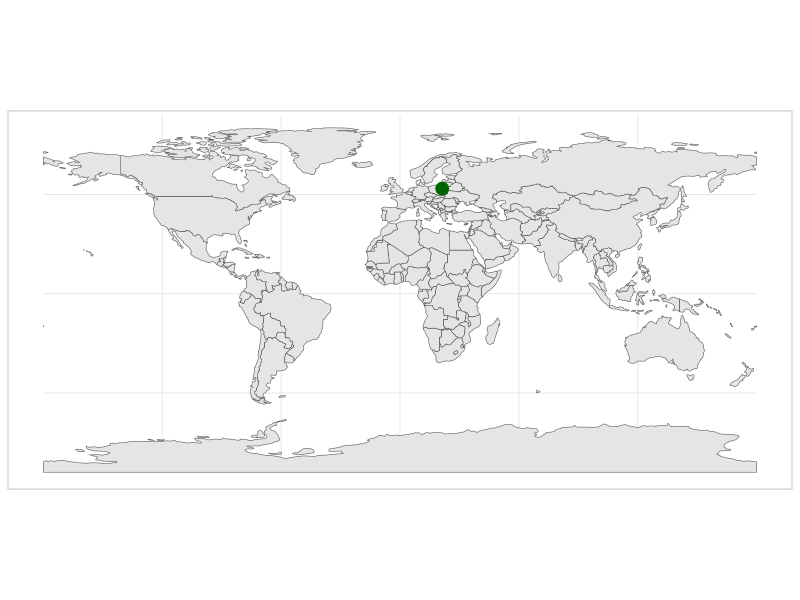
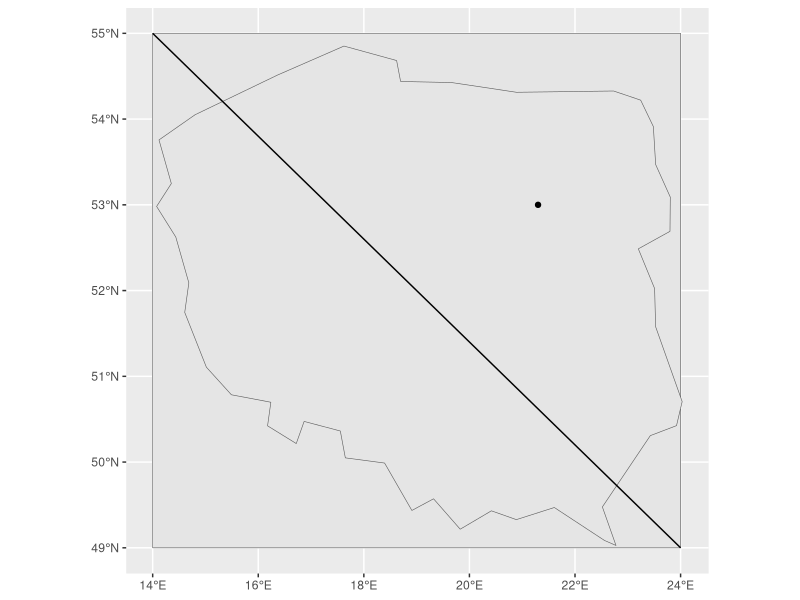

Recreate these plots in R, in order.
## ---- chunk 1
knitr::opts_chunk$set(echo = TRUE)

library(spData)
library(sf)
library(dplyr)
library(ggplot2)


## ---- chunk 2
punkt <- st_point(c(21.3, 53)) %>% 
  st_sfc(crs = st_crs(world)) %>%
    st_sf()
    ggplot() +           
   geom_sf(data=world) +
     geom_sf(data=punkt, size = 4, col = 'dark green') +
      theme_light()

## ---- chunk 3
polygon_list = list(rbind(c(14, 49), c(24, 49), c(24, 55),c(14, 55), c(14, 49)))
obszar <- st_polygon(polygon_list) %>%
  st_sfc(crs = 4326) %>%
  st_sf()
## ---- chunk 4
Linestring_matrix = rbind(c(14,55),c(24,49))
line <- st_linestring(Linestring_matrix) %>%
  st_sfc(crs = 4326) %>%
  st_sf()
## ---- chunk 5
filter(world,name_long == "Poland") -> Polska

ggplot()+
  #geom_sf(data = punkt, fill = NA) +
  geom_sf(data = obszar) +
  geom_sf(data = Polska) +
  geom_sf(data = line) +
  geom_sf(data = punkt)
